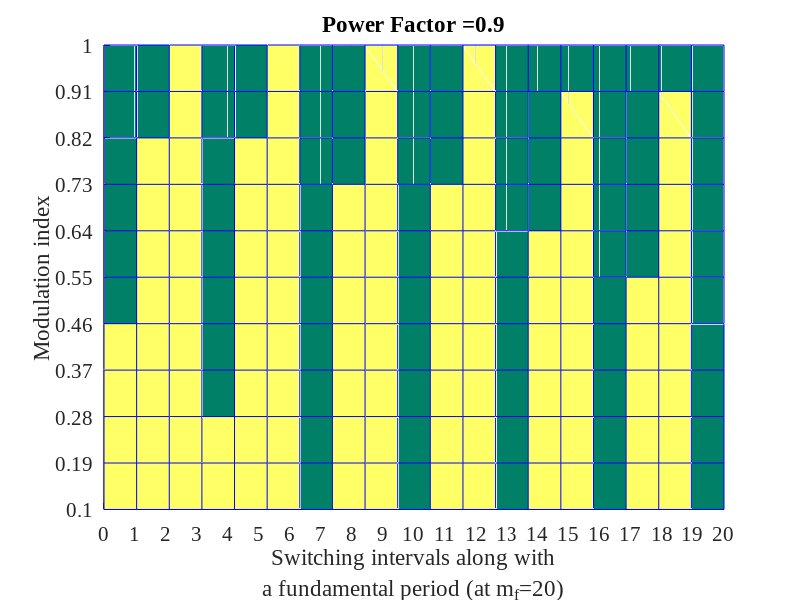

This chart was generated by the following MATLAB code:
mf=20;
wt_x=linspace(0,2*pi,mf);
pf=0.9;
theta=acos(pf);
% ma=0.6;
% theta_x=linspace(0,pi/2,15);
ma_x=linspace(1/10,1,11);

Trinagle_all=[];
for wt=wt_x
Trinagle_x=[];
for ma=ma_x

Isw_A= abs(cos(wt-theta).*sin(pi*(ma*cos(wt)+1)/2));
Isw_B= abs(cos(wt-2*pi/3-theta).*sin(pi*(ma*cos(wt-2*pi/3)+1)/2));
Isw_C= abs(cos(wt+2*pi/3-theta).*sin(pi*(ma*cos(wt+2*pi/3)+1)/2));

if abs(Isw_A+Isw_B)>Isw_C && abs(Isw_A-Isw_B)<Isw_C 
Trinagle_x=[Trinagle_x, 1];
else
Trinagle_x=[Trinagle_x, 0];
end
end
Trinagle_all=[Trinagle_all; Trinagle_x];
end

% Create figure
figure1 = figure;

% Create axes
axes1 = axes('Parent',figure1);
hold(axes1,'on');

% Create mesh
[X,Y]=meshgrid(ma_x, mf*wt_x/2/pi);

mesh1 = surf(Y,X,Trinagle_all,'Parent',axes1,'Parent',axes1,'FaceLighting','none',...
    'EdgeLighting','flat',...
    'EdgeColor',[0 0 1]);
colormap summer

xlim([0, mf])
ylim([0, 1])

view(axes1,[0 90]);
grid(axes1,'on');
hold(axes1,'off');

% Create ylabel
ylabel({'Modulation index'},'FontName','Times New Roman');

% Create xlabel
xlab=strcat('a fundamental period (at m_f=',num2str(mf),')')
xlabel({'Switching intervals along with',xlab},...
    'FontName','Times New Roman');

% Create title
tit=strcat('Power Factor = ',' ',num2str(pf))
title({tit},'FontSize',15);

% Uncomment the following line to preserve the X-limits of the axes
xlim(axes1,[0 mf]);
% Uncomment the following line to preserve the Y-limits of the axes
ylim(axes1,[1/10 1]);
grid(axes1,'on');
hold(axes1,'off');
% Set the remaining axes properties
set(axes1,'FontName','Times New Roman','FontSize',15,'XTick',0:1:mf,'YTick',ma_x);
